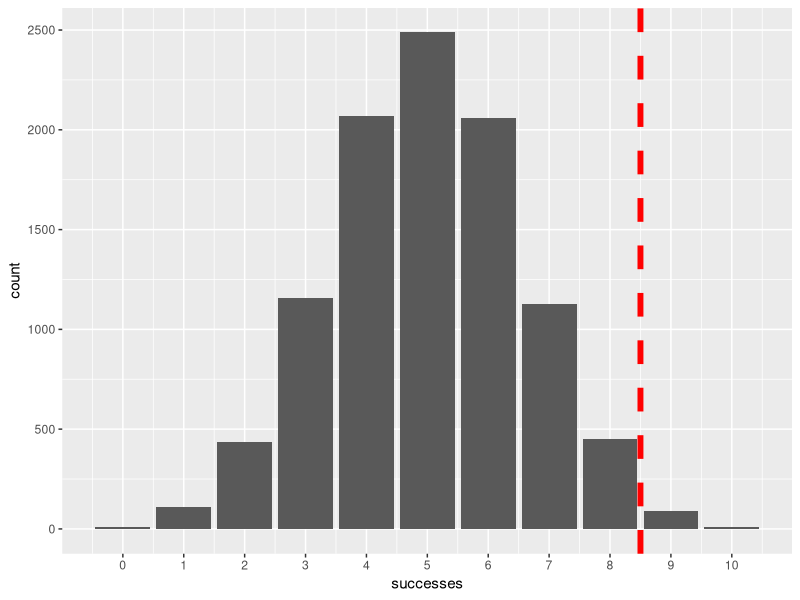
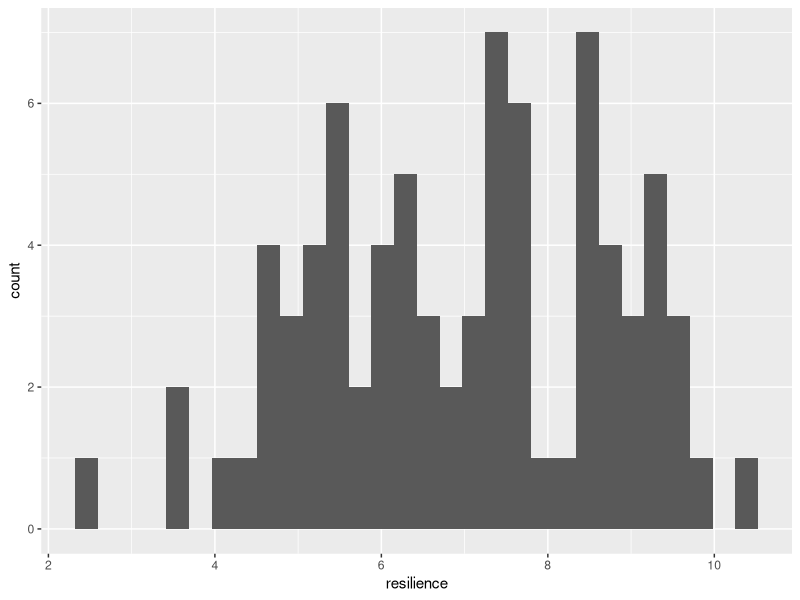
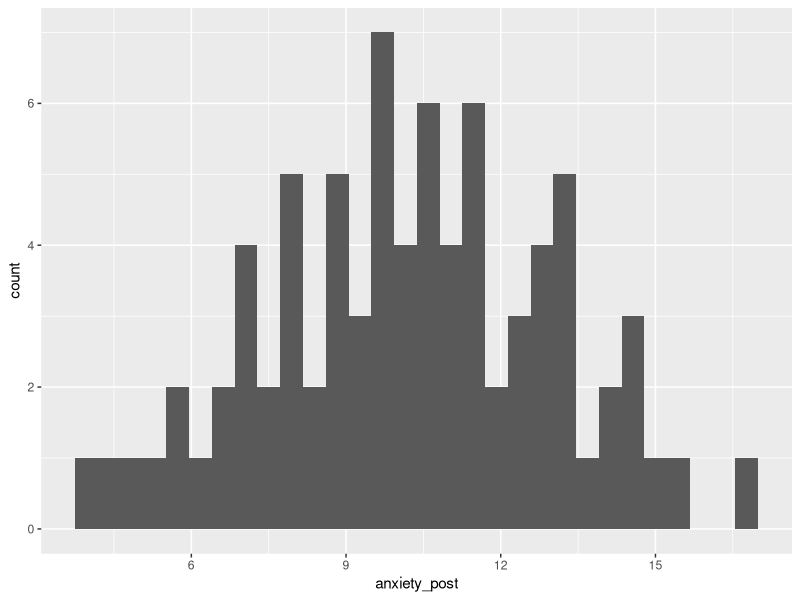
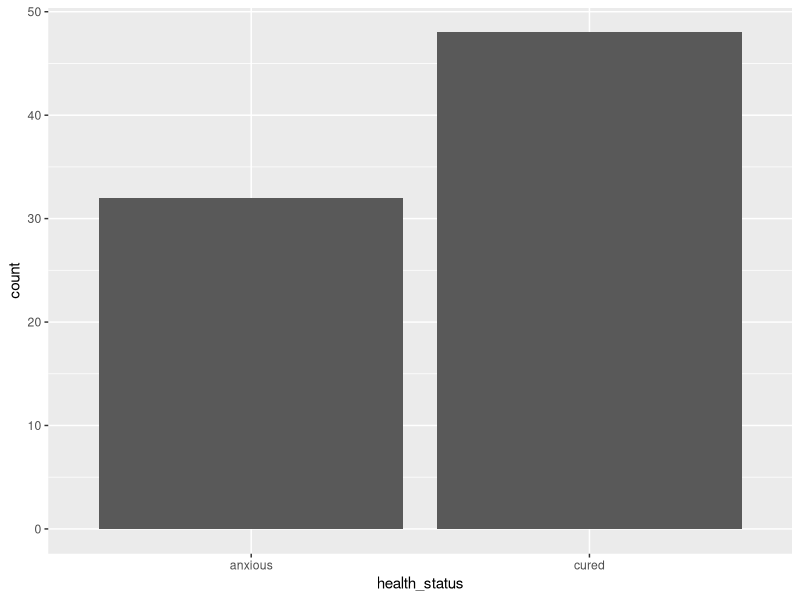
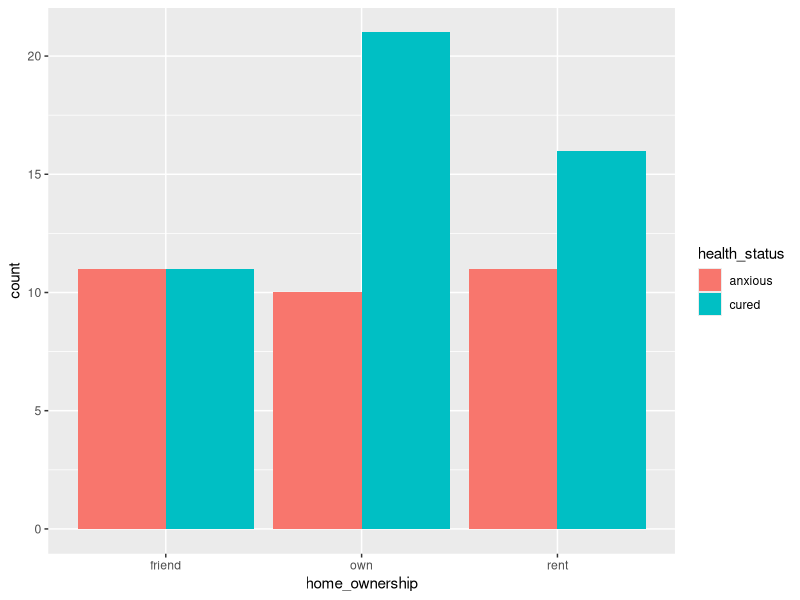
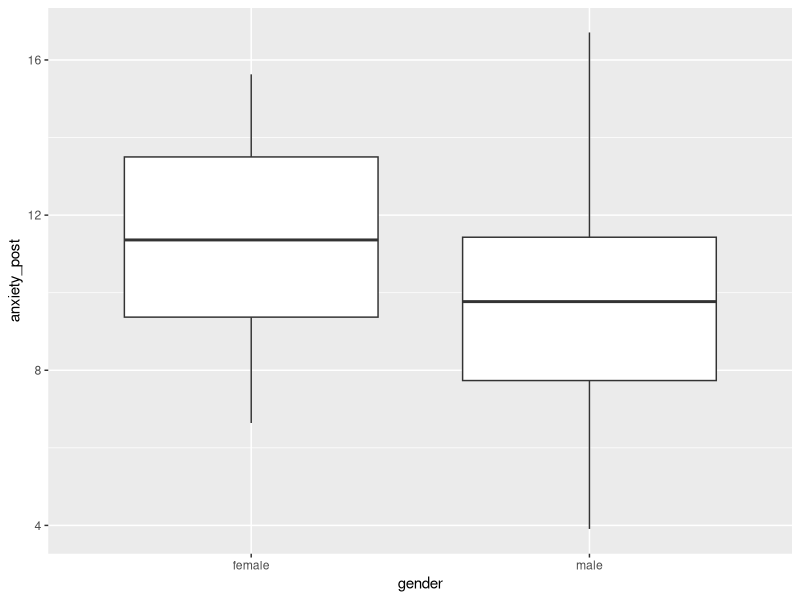
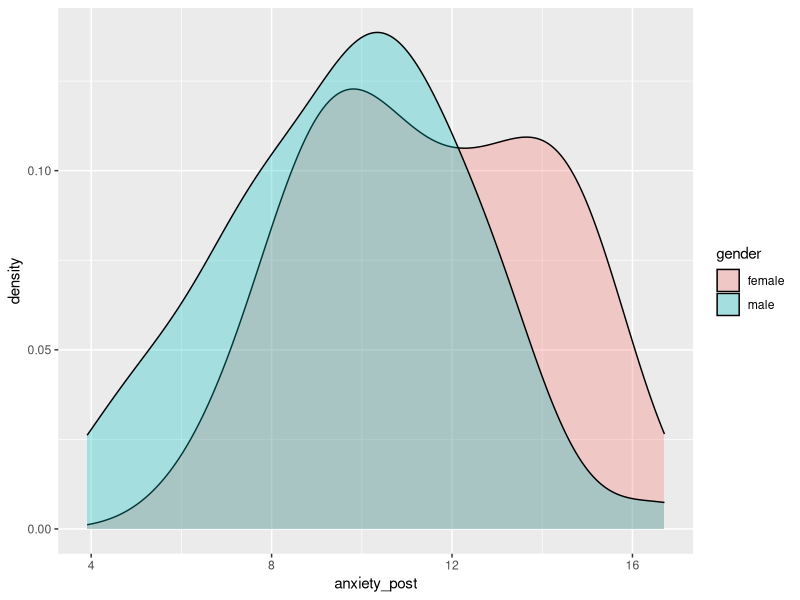
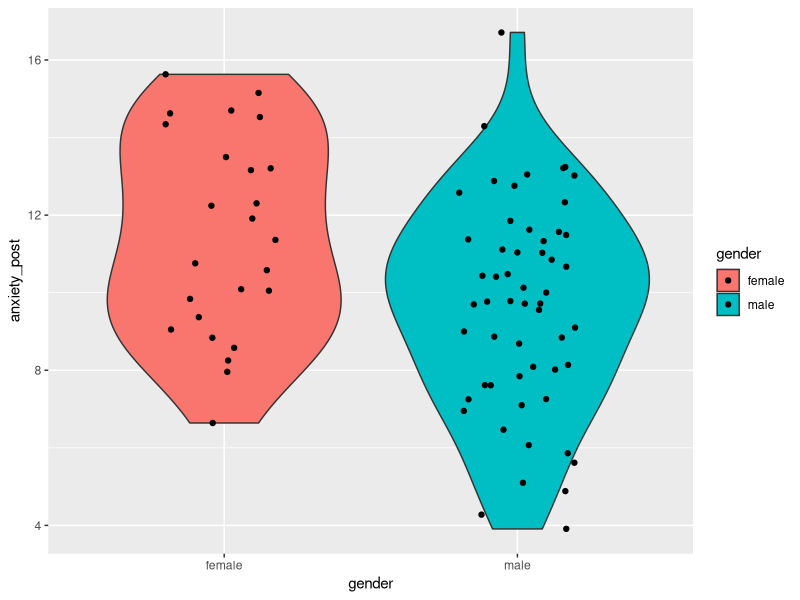

Write R code to recreate these figures, in order.
## ---- chunk 1
knitr::opts_chunk$set(echo = TRUE)
## ---- chunk 2
library(tidyverse) # for dplyr and ggplot2
## ---- chunk 3

1-pbinom(9-1, 10, 0.5)
## ---- chunk 4
successes = rbinom(n = 10000, size = 10, prob = 0.5)
random_flips = data.frame(successes)

sum(successes > 9)/10000 # proportion of experiments with 9 or more "heads"

ggplot(data = random_flips) +
  aes(x = successes) +
  geom_bar()+
  scale_x_continuous(breaks = 0:10)+
  geom_vline(xintercept = 8.5, col = "red", linetype = "dashed", size = 2)


## ---- chunk 5

binom.test(x = 9, n = 10, p = 0.5, alternative = "greater")

## ---- chunk 6

binom.test(x = 9, n = 10, p = 0.5, alternative = "greater")

## ---- chunk 7
n_per_group = 40

base_height_mean = 164
base_height_sd = 10
base_anxiety_mean = 18
base_anxiety_sd = 2
resilience_mean = 7
resilience_sd = 2

treatment_effect = - 3
resilience_effect = - 0.8

gender_bias = 0.7
gender_effect = - 1
gender_effect_on_height = 12


treatment <- rep(c(1, 0), each = n_per_group)
set.seed(1)

gender_num <- rbinom(n = n_per_group * 2, size = 1, prob = 0.7)
gender <- NA
gender[gender_num == 0] = "female"
gender[gender_num == 1] = "male"

set.seed(2)
home_ownership <- sample(c("own", "rent", "friend"), n_per_group * 2, replace = T)

set.seed(3)
resilience <- rnorm(mean = resilience_mean, sd = resilience_sd, n = n_per_group*2)

set.seed(6)
anxiety_base <- rnorm(mean = base_anxiety_mean, sd = base_anxiety_sd, n = n_per_group*2)
anxiety_baseline <- anxiety_base + resilience * resilience_effect + gender_num * gender_effect + rnorm(mean = 0, sd = 2, n = n_per_group*2)
anxiety_post <- anxiety_base + treatment * treatment_effect + resilience * resilience_effect + gender_num * gender_effect
participant_ID <- paste0("ID_", 1:(n_per_group*2))

set.seed(5)
height_base <- rnorm(mean = base_height_mean, sd = base_height_sd, n = n_per_group*2)
height <- height_base + gender_num * gender_effect_on_height


group <- rep(NA, n_per_group*2)
group[treatment == 0] = "control"
group[treatment == 1] = "treatment"

health_status <- rep(NA, n_per_group*2)
health_status[anxiety_post < 11] = "cured"
health_status[anxiety_post >= 11] = "anxious"

data <- data.frame(participant_ID)
data = cbind(data, gender, group, resilience, anxiety_baseline, anxiety_post, health_status, home_ownership, height)
data = as_tibble(data)

data = data %>% 
  mutate(gender = factor(gender))

data = data %>% 
  mutate(group = factor(group))

data = data %>% 
  mutate(health_status = factor(health_status))

data = data %>% 
  mutate(home_ownership = factor(home_ownership),
         anxiety_baseline = round(anxiety_baseline, 2),
         anxiety_post = round(anxiety_post, 2),
         resilience = round(resilience, 2),
         height = round(height, 2))


## ---- chunk 8
data

data %>% 
  summary()

data %>% 
  ggplot() +
    aes(x = resilience) +
    geom_histogram()

data %>% 
  ggplot() +
    aes(x = anxiety_post) +
    geom_histogram()

data %>% 
  ggplot() +
    aes(x = health_status) +
    geom_bar()

set.seed(Sys.time())
## ---- chunk 9

table(data$home_ownership, data$health_status)

data %>% 
  ggplot() +
    aes(x = home_ownership, fill = health_status) +
    geom_bar(position = "dodge")

## ---- chunk 10

ownership_health_status_table = table(data$home_ownership, data$health_status)
ownership_health_status_table

chisq.test(ownership_health_status_table)

## ---- chunk 11

summary = data %>% 
  group_by(gender) %>% 
    summarize(mean = mean(anxiety_post), sd = sd(anxiety_post))
summary

data %>% 
  ggplot() +
    aes(x = gender, y = anxiety_post) +
    geom_boxplot()

data %>% 
  ggplot() +
    aes(x = anxiety_post, fill = gender) +
    geom_density(alpha = 0.3)

data %>% 
  ggplot() +
    aes(x = gender, y = anxiety_post, fill = gender) +
    geom_violin() +
    geom_jitter(width = 0.2)


## ---- chunk 12

t_test_results = t.test(anxiety_post ~ gender, data = data)
t_test_results

mean_dif = summary %>% 
    summarize(mean_dif = mean[1] - mean[2])
mean_dif


## ---- chunk 13

summary_home_ownership_vs_anxiety_post = data %>% 
  group_by(home_ownership) %>% 
    summarize(mean = mean(anxiety_post), sd = sd(anxiety_post))
summary_home_ownership_vs_anxiety_post


data %>% 
  ggplot() +
    aes(x = home_ownership, y = anxiety_post) +
    geom_violin() +
  geom_jitter()


ANOVA_result = aov(anxiety_post ~ home_ownership, data = data)
summary(ANOVA_result)

## ---- chunk 14

summary = data %>% 
  group_by(gender) %>% 
    summarize(mean = mean(anxiety_post), sd = sd(anxiety_post))
summary

data %>% 
  ggplot() +
    aes(x = gender, y = anxiety_post, fill = gender) +
    geom_violin() +
    geom_jitter(width = 0.2)

t_test_results_one_sided = t.test(anxiety_post ~ gender, data = data, alternative = "greater")
t_test_results_one_sided

## ---- chunk 15

t_test_results_one_sided = t.test(anxiety_post ~ gender, data = data, alternative = "less")
t_test_results_one_sided

## ---- chunk 16

data %>% 
  select(resilience, height) %>% 
    cor()

data %>% 
  ggplot() +
    aes(x = resilience, y = height) +
      geom_point() +
      geom_smooth(method = "lm")

## ---- chunk 17
correlation_result = cor.test(data$resilience, data$height)	
correlation_result	

## ---- chunk 18

correlation_result_greater = cor.test(data$resilience, data$height, alternative = "greater")	
correlation_result_greater	

